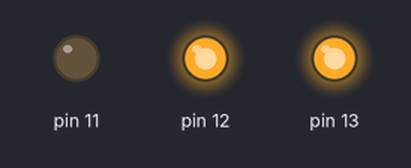
Bench run of a program on a simulated Raspberry Pi (header pin numbers). On the bench: output pins drawn as LEDs (lit = HIGH).

Above: at 0.5 s.
At 1.5 s:
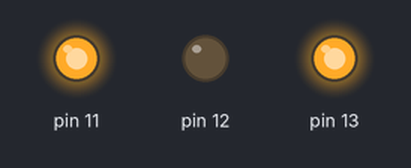
At 2.5 s:
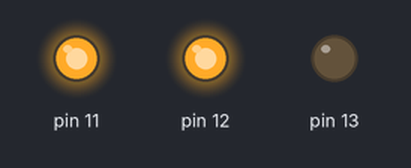
At 3.5 s:
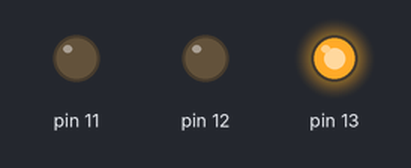
At 4.5 s:
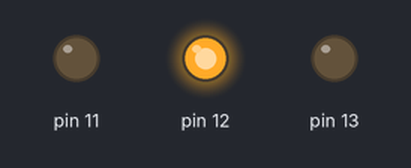
At 5.5 s:
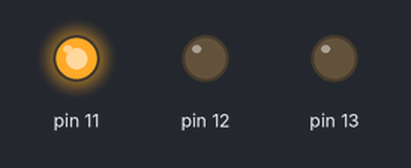
Timing chart, 0 to 7.8 s (numbered marks = the images above):
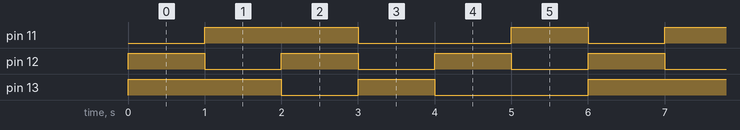

Measured:
- by itself, pin 11: repeats every 6.0 s: LOW 2.0 s, HIGH 1.0 s, LOW 1.0 s, HIGH 2.0 s
- by itself, pin 12: alternates HIGH for 1.0 s and LOW for 1.0 s
- by itself, pin 13: repeats every 6.0 s: LOW 1.0 s, HIGH 1.0 s, LOW 2.0 s, HIGH 2.0 s

The program:

DuleColorLED.py
```python
# !/usr/bin/env python3
# -*- coding: utf-8 -*-
# file name: DuleColorLED.py
# version: 1.0
# author: Neal Shen
# ------------------------------------------------------------------

import RPi.GPIO as GPIO
import time
colors = [0xff0000, 0x00ff00, 0x0000ff, 0xffff00, 0xff00ff, 0x00ffff]
makerobo_pins = (11, 12, 13)                # pin


# initial program
def makerobo_setup(RGBpin):
    global pins
    global p_R, p_G, p_B
    pins = {'pin_R': RGBpin[0], 'pin_G': RGBpin[1], 'pin_B': RGBpin[2]}
    GPIO.setmode(GPIO.BOARD)                # pyshical interface for board
    GPIO.setwarnings(False)                 # filter warnings
    for i in pins:
        GPIO.setup(pins[i], GPIO.OUT)       # set pin as out mode
        GPIO.output(pins[i], GPIO.LOW)      # set pin as low volat
    # to same lightness need different volats for different color
    p_R = GPIO.PWM(pins['pin_R'], 2000)     # set frequency is 2kHz
    p_G = GPIO.PWM(pins['pin_G'], 1999)     # set frequency is 1999Hz
    p_B = GPIO.PWM(pins['pin_B'], 5000)     # set frequency is 5kHz

    # close LED
    p_R.start(0)
    p_G.start(0)
    p_B.start(0)


# map makerobo_pwm
def makerobo_pwm_map(x, in_min, in_max, out_min, out_max):
    return (x - in_min) * (out_max - out_min) / (in_max - in_min) + out_min


# close all LED
def makerobo_off():
    GPIO.setmode(GPIO.BOARD)            # pyshical interface for board
    for i in pins:
        GPIO.setup(pins[i], GPIO.OUT)   # set pin as out mode
        GPIO.output(pins[i], GPIO.LOW)  # set pin as low volat


# set color
def makerobo_set_color(col):    # col == 0x112233
    r_val = (col & 0xff0000) >> 16
    g_val = (col & 0x00ff00) >> 8
    b_val = (col & 0x0000ff) >> 0
    # 0-255 --> 0-100
    r_val = makerobo_pwm_map(r_val, 0, 255, 0, 100)
    g_val = makerobo_pwm_map(g_val, 0, 255, 0, 100)
    b_val = makerobo_pwm_map(b_val, 0, 255, 0, 100)

    p_R.ChangeDutyCycle(100-r_val)      # change duty cycle
    p_G.ChangeDutyCycle(100-g_val)      # change duty cycle
    p_B.ChangeDutyCycle(100-b_val)      # change duty cycle


def makerobo_loop():
    while True:
        for col in colors:
            makerobo_set_color(col)     # set color
            time.sleep(1)               # delay time 1s


def makerobo_destroy():
    p_G.stop()
    p_R.stop()
    p_B.stop()
    makerobo_off()      # close all led
    GPIO.cleanup()      # release sources


# Press the green button in the gutter to run the script.
if __name__ == '__main__':
    try:
        makerobo_setup(makerobo_pins)   # initial setting
        makerobo_loop()
    except KeyboardInterrupt:           # press the CTRL+C, release sources
        makerobo_destroy()
```
